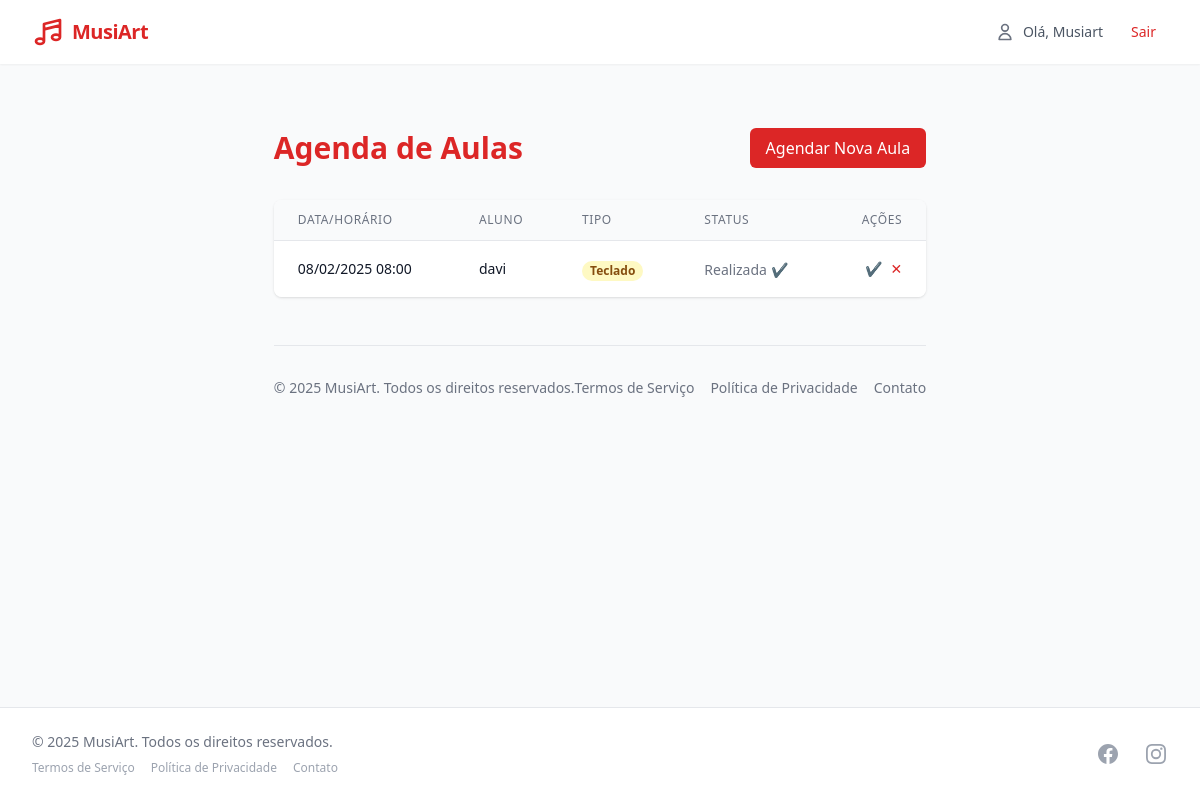
The app's page /agenda/aulas-professor/ (signed in) with its own data.
### usuarios/models.py (models this page shows, shortened)
class Usuario(AbstractUser):
    tipo = models.CharField(max_length=10, choices=[('ALUNO', 'Aluno'), ('PROFESSOR', 'Professor')])
    class Meta:
        verbose_name = 'Usuário'
        verbose_name_plural = 'Usuários'

### agenda/models.py (models this page shows, shortened)
class AulaAgendada(models.Model):
    TIPO_AULA_CHOICES = [
        ('CANTO', 'Canto'),
        ('TECLADO', 'Teclado'),
        ('ORGAO', 'Órgão'),
    ]
    aluno = models.ForeignKey(
        User,
        on_delete=models.CASCADE,
        limit_choices_to={'tipo': 'ALUNO'},  # Filtra apenas alunos
        related_name='aulas_agendadas_aluno'
    )
    professor = models.ForeignKey(
        User,
        on_delete=models.CASCADE,
        limit_choices_to={'tipo': 'PROFESSOR'},  # Filtra apenas professores
        related_name='aulas_agendadas_professor'
    )
    data = models.DateTimeField()
    tipo = models.CharField(max_length=10, choices=TIPO_AULA_CHOICES)
    observacoes = models.TextField(blank=True)
    confirmada = models.BooleanField(default=False)
    class Meta:
        ordering = ['data']
        verbose_name = 'Aula Agendada'
        verbose_name_plural = 'Aulas Agendadas'

### agenda/views.py (the view)
# urls.py: path('aulas-professor/', AulasProfessorView.as_view(), name='aulas_professor'),
class AulasProfessorView(LoginRequiredMixin, ListView):
    model = AulaAgendada
    template_name = 'agenda/aulas_professor.html'
    context_object_name = 'aulas'
    def get_queryset(self):
        return AulaAgendada.objects.filter(
            professor=self.request.user
        ).order_by('data')

### agenda/templates/agenda/aulas_professor.html (shortened to what this page needs)
{% extends 'core/base.html' %}
{% block content %}
<div class="container mx-auto px-4 py-8">
    <div class="flex justify-between items-center mb-8">
        <h1 class="text-3xl font-bold text-primary-600">Agenda de Aulas</h1>
        <a href="{% url 'agenda:agendar' %}" class="bg-primary-600 hover:bg-primary-700 text-white px-4 py-2 rounded-md transition-colors">
            Agendar Nova Aula
        </a>
    </div>
    <div class="bg-white shadow rounded-lg overflow-hidden mb-8">
        <div class="overflow-x-auto">
            <table class="min-w-full divide-y divide-gray-200">
                <thead class="bg-gray-50">
                    <tr>
                        <th class="px-6 py-3 text-left text-xs font-medium text-gray-500 uppercase tracking-wider">Data/Horário</th>
                        <th class="px-6 py-3 text-left text-xs font-medium text-gray-500 uppercase tracking-wider">Aluno</th>
                        <th class="px-6 py-3 text-left text-xs font-medium text-gray-500 uppercase tracking-wider">Tipo</th>
                        <th class="px-6 py-3 text-left text-xs font-medium text-gray-500 uppercase tracking-wider">Status</th>
                        <th class="px-6 py-3 text-right text-xs font-medium text-gray-500 uppercase tracking-wider">Ações</th>
                    </tr>
                </thead>
                <tbody class="bg-white divide-y divide-gray-200">
                    {% for aula in aulas %}
                    <tr class="hover:bg-gray-50">
                        <td class="px-6 py-4 whitespace-nowrap">
                            <div class="text-sm text-gray-900">{{ aula.data|date:"d/m/Y H:i" }}</div>
                        </td>
                        <td class="px-6 py-4 whitespace-nowrap">
                            <div class="text-sm text-gray-900">{{ aula.aluno.get_full_name|default:aula.aluno.username }}</div>
                        </td>
                        <td class="px-6 py-4 whitespace-nowrap">
                            <span class="px-2 inline-flex text-xs leading-5 font-semibold rounded-full
                                {% if aula.tipo == 'CANTO' %}bg-blue-100 text-blue-800
                                {% elif aula.tipo == 'TECLADO' %}bg-yellow-100 text-yellow-800
                                {% else %}bg-gray-100 text-gray-800
                                {% endif %}">
                                {{ aula.get_tipo_display }}
                            </span>
                        </td>
                        <td class="px-6 py-4 whitespace-nowrap">
                            {% if aula.data.date == now.date %}
                                <span class="text-sm text-blue-600">Hoje</span>
                            {% elif aula.data > now %}
                                <span class="text-sm text-green-600">Agendada</span>
                            {% else %}
                                <span class="text-sm text-gray-500">Realizada ✔️</span>
                            {% endif %}
                        </td>
                        <td class="px-6 py-4 whitespace-nowrap text-right text-sm font-medium">
                            <div class="flex justify-end space-x-2">
                                <a href="{% url 'agenda:editar' aula.pk %}" class="text-green-600 hover:text-green-900">✔️</a>
                                <form method="post" action="{% url 'agenda:cancelar' aula.pk %}" class="inline">
                                    <button type="submit" class="text-red-600 hover:text-red-900" onclick="return confirm('Cancelar aula?')">✕️</button>
                                </form>
                            </div>
                        </td>
                    </tr>
                    {% empty %}
                    <tr>
                        <td colspan="5" class="px-6 py-4 text-center text-sm text-gray-500">
                            Nenhuma aula agendada
                        </td>
                    </tr>
                    {% endfor %}
                </tbody>
            </table>
        </div>
    </div>
    <footer class="mt-12 pt-8 border-t border-gray-200">
        <div class="flex flex-col md:flex-row justify-between items-center">
            <p class="text-sm text-gray-500 mb-4 md:mb-0">© 2025 MusiArt. Todos os direitos reservados.</p>
            <div class="flex space-x-4">
                <a href="#" class="text-sm text-gray-500 hover:text-primary-600">Termos de Serviço</a>
                <a href="#" class="text-sm text-gray-500 hover:text-primary-600">Política de Privacidade</a>
                <a href="#" class="text-sm text-gray-500 hover:text-primary-600">Contato</a>
            </div>
        </div>
    </footer>
</div>
{% endblock %}

### core/templates/core/base.html (shortened to what this page needs)
<!DOCTYPE html>
<html lang="pt-br">
<head>
  <script src="https://cdn.tailwindcss.com"></script>
  <link rel="stylesheet" href="https://cdn.jsdelivr.net/npm/bootstrap-icons@1.8.0/font/bootstrap-icons.css">
  <link rel="stylesheet" href="https://cdnjs.cloudflare.com/ajax/libs/bootstrap-datetimepicker/4.17.47/css/bootstrap-datetimepicker.min.css">
  <link rel="stylesheet" href="https://cdnjs.cloudflare.com/ajax/libs/font-awesome/5.15.4/css/all.min.css">
</head>
<body class="bg-gray-50 min-h-screen flex flex-col">
  <nav class="bg-white shadow-sm sticky top-0 z-10">
    <div class="max-w-7xl mx-auto px-4 sm:px-6 lg:px-8">
      <div class="flex justify-between items-center h-16">
        <a href="/" class="flex items-center space-x-2">
          <span class="text-xl font-bold text-primary-600 tracking-tight">MusiArt</span>
        </a>
        <div class="flex items-center space-x-4">
          {% if user.is_authenticated %}
            <div class="flex items-center space-x-2">
              <svg xmlns="http://www.w3.org/2000/svg" class="h-5 w-5 text-gray-500" fill="none" viewBox="0 0 24 24" stroke="currentColor">
                <path stroke-linecap="round" stroke-linejoin="round" stroke-width="2" d="M16 7a4 4 0 11-8 0 4 4 0 018 0zM12 14a7 7 0 00-7 7h14a7 7 0 00-7-7z" />
              </svg>
              <span class="text-sm font-medium text-gray-600">Olá, {{ user.username }}</span>
            </div>
            <a href="{% url 'account_logout' %}" class="px-3 py-1 rounded-md text-sm font-medium text-primary-600 hover:bg-primary-50 transition-colors duration-200">
              Sair
            </a>
          {% endif %}
        </div>
      </div>
    </div>
  </nav>
  <main class="max-w-7xl mx-auto px-4 sm:px-6 lg:px-8 py-8 flex-grow">
    {% block content %}{% endblock %}
  </main>
  <footer class="bg-white border-t mt-12 py-6">
    <div class="max-w-7xl mx-auto px-4 sm:px-6 lg:px-8">
      <div class="md:flex md:items-center md:justify-between">
        <div class="flex justify-center md:order-2 space-x-6">
          <a href="#" class="text-gray-400 hover:text-primary-600">
          </a>
          <a href="#" class="text-gray-400 hover:text-primary-600">
          </a>
        </div>
        <div class="mt-4 md:mt-0 md:order-1 text-center md:text-left">
          <p class="text-sm text-gray-500">&copy; 2025 MusiArt. Todos os direitos reservados.</p>
          <div class="mt-2 flex justify-center md:justify-start space-x-4 text-xs text-gray-400">
            <a href="#" class="hover:text-primary-600">Termos de Serviço</a>
            <a href="#" class="hover:text-primary-600">Política de Privacidade</a>
            <a href="#" class="hover:text-primary-600">Contato</a>
          </div>
        </div>
      </div>
    </div>
  </footer>
</body>
</html>

### records on screen
Usuario: username "Musiart"
AulaAgendada: data "08/02/2025 08:00", aluno.get_full_name "davi", tipo "Teclado", shows "Realizada ✔️"
